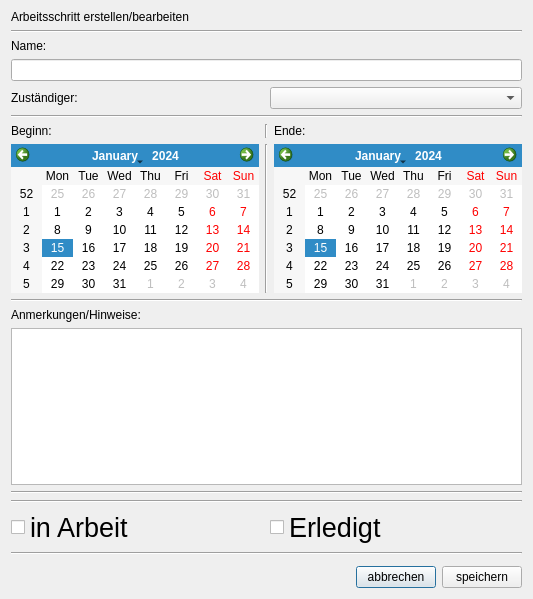
<?xml version="1.0" encoding="UTF-8"?>
<ui version="4.0">
 <class>ProcessDialog</class>
 <widget class="QDialog" name="ProcessDialog">
  <property name="geometry">
   <rect>
    <x>0</x>
    <y>0</y>
    <width>532</width>
    <height>599</height>
   </rect>
  </property>
  <property name="windowTitle">
   <string>Dialog</string>
  </property>
  <layout class="QVBoxLayout" name="verticalLayout">
   <property name="topMargin">
    <number>10</number>
   </property>
   <item>
    <widget class="QLabel" name="label_5">
     <property name="text">
      <string>Arbeitsschritt erstellen/bearbeiten</string>
     </property>
    </widget>
   </item>
   <item>
    <widget class="Line" name="line_8">
     <property name="orientation">
      <enum>Qt::Horizontal</enum>
     </property>
    </widget>
   </item>
   <item>
    <widget class="QLabel" name="label">
     <property name="text">
      <string>Name:</string>
     </property>
    </widget>
   </item>
   <item>
    <widget class="QLineEdit" name="input_name"/>
   </item>
   <item>
    <layout class="QHBoxLayout" name="horizontalLayout_4">
     <property name="topMargin">
      <number>0</number>
     </property>
     <item>
      <widget class="QLabel" name="label_4">
       <property name="text">
        <string>Zuständiger:</string>
       </property>
      </widget>
     </item>
     <item>
      <widget class="QComboBox" name="cb_responsible"/>
     </item>
    </layout>
   </item>
   <item>
    <widget class="Line" name="line">
     <property name="orientation">
      <enum>Qt::Horizontal</enum>
     </property>
    </widget>
   </item>
   <item>
    <layout class="QHBoxLayout" name="horizontalLayout_2">
     <property name="topMargin">
      <number>0</number>
     </property>
     <item>
      <widget class="QLabel" name="label_3">
       <property name="text">
        <string>Beginn:</string>
       </property>
      </widget>
     </item>
     <item>
      <widget class="Line" name="line_2">
       <property name="orientation">
        <enum>Qt::Vertical</enum>
       </property>
      </widget>
     </item>
     <item>
      <widget class="QLabel" name="label_2">
       <property name="text">
        <string>Ende:</string>
       </property>
      </widget>
     </item>
    </layout>
   </item>
   <item>
    <layout class="QHBoxLayout" name="horizontalLayout_3">
     <property name="topMargin">
      <number>0</number>
     </property>
     <item>
      <widget class="QCalendarWidget" name="cw_start"/>
     </item>
     <item>
      <widget class="Line" name="line_3">
       <property name="orientation">
        <enum>Qt::Vertical</enum>
       </property>
      </widget>
     </item>
     <item>
      <widget class="QCalendarWidget" name="cw_end"/>
     </item>
    </layout>
   </item>
   <item>
    <widget class="Line" name="line_4">
     <property name="orientation">
      <enum>Qt::Horizontal</enum>
     </property>
    </widget>
   </item>
   <item>
    <widget class="QLabel" name="label_6">
     <property name="text">
      <string>Anmerkungen/Hinweise:</string>
     </property>
    </widget>
   </item>
   <item>
    <widget class="QPlainTextEdit" name="input_annotation"/>
   </item>
   <item>
    <widget class="Line" name="line_5">
     <property name="orientation">
      <enum>Qt::Horizontal</enum>
     </property>
    </widget>
   </item>
   <item>
    <widget class="Line" name="line_6">
     <property name="orientation">
      <enum>Qt::Horizontal</enum>
     </property>
    </widget>
   </item>
   <item>
    <layout class="QHBoxLayout" name="horizontalLayout_5">
     <property name="topMargin">
      <number>0</number>
     </property>
     <item>
      <widget class="QCheckBox" name="cb_inwork">
       <property name="font">
        <font>
         <pointsize>20</pointsize>
        </font>
       </property>
       <property name="text">
        <string>in Arbeit</string>
       </property>
      </widget>
     </item>
     <item>
      <widget class="QCheckBox" name="cb_done">
       <property name="font">
        <font>
         <pointsize>20</pointsize>
        </font>
       </property>
       <property name="styleSheet">
        <string notr="true"/>
       </property>
       <property name="text">
        <string>Erledigt</string>
       </property>
       <property name="iconSize">
        <size>
         <width>16</width>
         <height>16</height>
        </size>
       </property>
      </widget>
     </item>
    </layout>
   </item>
   <item>
    <widget class="Line" name="line_7">
     <property name="orientation">
      <enum>Qt::Horizontal</enum>
     </property>
    </widget>
   </item>
   <item>
    <spacer name="verticalSpacer">
     <property name="orientation">
      <enum>Qt::Vertical</enum>
     </property>
     <property name="sizeHint" stdset="0">
      <size>
       <width>20</width>
       <height>40</height>
      </size>
     </property>
    </spacer>
   </item>
   <item>
    <layout class="QHBoxLayout" name="horizontalLayout">
     <item>
      <spacer name="horizontalSpacer">
       <property name="orientation">
        <enum>Qt::Horizontal</enum>
       </property>
       <property name="sizeHint" stdset="0">
        <size>
         <width>40</width>
         <height>20</height>
        </size>
       </property>
      </spacer>
     </item>
     <item>
      <widget class="QPushButton" name="pb_cancel">
       <property name="text">
        <string>abbrechen</string>
       </property>
      </widget>
     </item>
     <item>
      <widget class="QPushButton" name="pb_save">
       <property name="text">
        <string>speichern</string>
       </property>
      </widget>
     </item>
    </layout>
   </item>
  </layout>
 </widget>
 <resources/>
 <connections/>
</ui>
